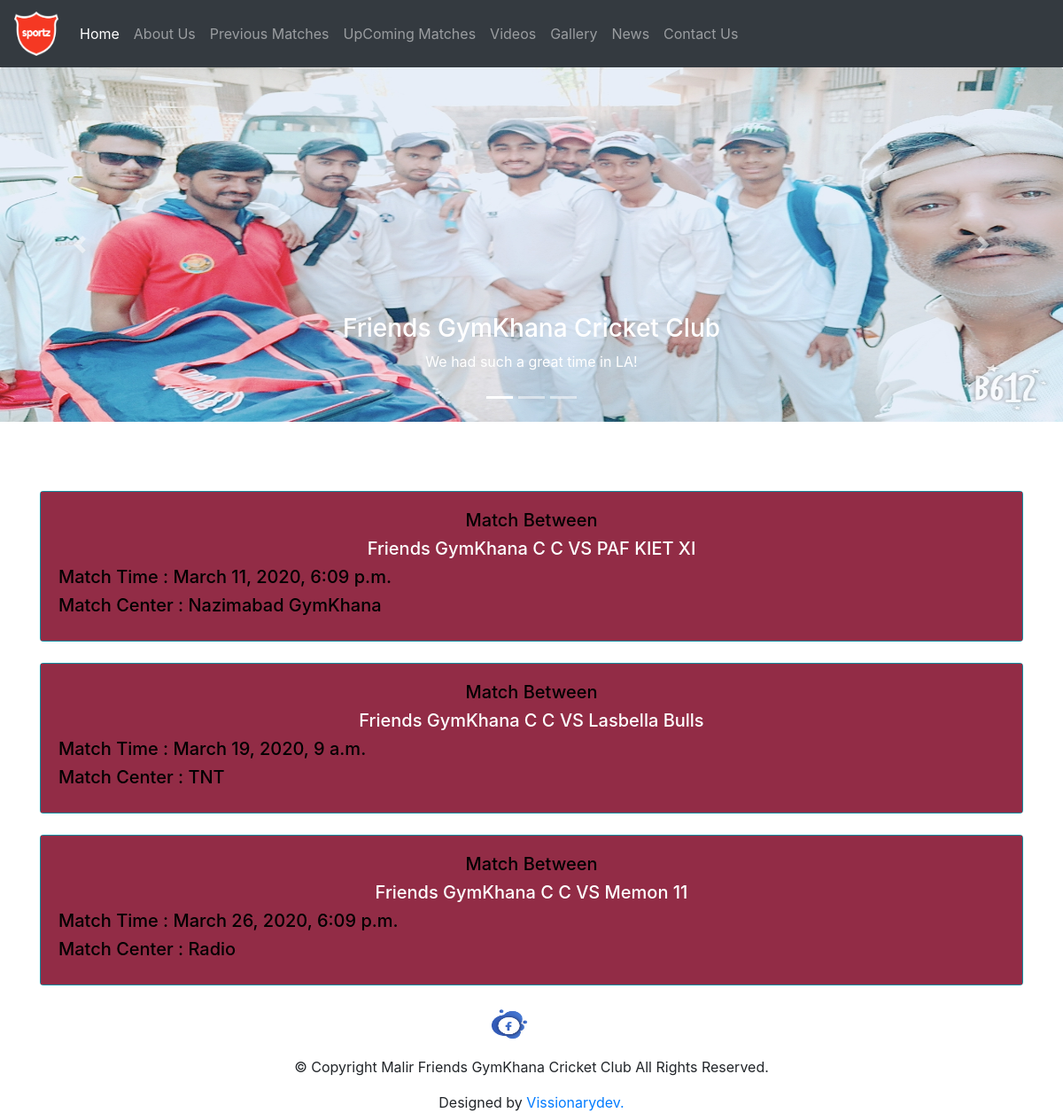
/club/upcoming_matches/, run on the app's committed database.
### club/models.py (models this page shows)
class UpComingMatches(models.Model):
    team1 = models.CharField(max_length=100 ,default="Friends GymKhana C C")
    team2 = models.CharField(max_length=100)
    time = models.DateTimeField(auto_now_add=False)
    ground = models.CharField(max_length=100)

### club/views.py (the view)
# urls.py: path("upcoming_matches/",views.upcoming_matches, name="Up-Coming Matches")
def upcoming_matches(request):
    queryset = UpComingMatches.objects.all()
    context = {
        "upcoming_matches": queryset,
    }
    return render(request, 'club/upcoming_matches.html', context)

### club/templates/club/upcoming_matches.html (shortened to what this page needs)
{% extends 'club/basic.html' %}
{% block body %}
<div class="container-fluid">
    <!DOCTYPE html>
<html lang="en">
<head>
  <link rel="stylesheet" href="https://maxcdn.bootstrapcdn.com/bootstrap/4.4.1/css/bootstrap.min.css">
</head>
<body>
<div class="container">
  <h2 id="heading" class="mt-3"> Up-Coming Matches</h2>
 {% for m in upcoming_matches  %}
    {% if m.team1%}
  <div class="card bg-info my-4 text-white">
    <div class="card-body" style="">
        <div class="between"><h5>Match Between</h5> <h5 id="between">{{m.team1}} VS {{m.team2}}</h5></div>
        <div id="time"><h5>Match Time : {{m.time}}</h5></div>
        <h5> Match Center :     {{m.ground}}</h5>
    </div>
  </div>
    {%else%}
    <h2>No Up-Coming Matches Available</h2>
{%endif%}
    {%endfor%}
</div>
</body>
</html>
</div>
{% endblock %}

### data on the page
UpComingMatches: team1 "Friends GymKhana C C", team2 "PAF KIET XI", time "March 11, 2020, 6:09 p.m.", ground "Nazimabad GymKhana"
UpComingMatches: team1 "Friends GymKhana C C", team2 "Lasbella Bulls", time "March 19, 2020, 9 a.m.", ground "TNT"
UpComingMatches: team1 "Friends GymKhana C C", team2 "Memon 11", time "March 26, 2020, 6:09 p.m.", ground "Radio"
